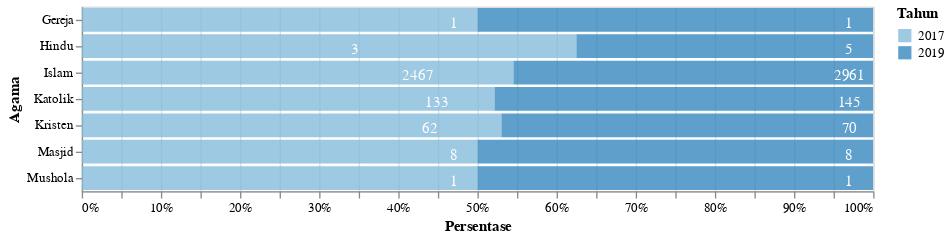

Notebook source saved alongside this figure:
### Markdown cell above
<h2> Kependudukan Berdasarkan Agama</h2>

### Code cell
df_2 = data('Agama')
plot2 = plot_1(df_2,'Persentase','Agama',600)
plot2

### Figure 1 — Vega-Lite specification as saved in the notebook (floating-point values rounded to 4 significant figures)
{"config": {"view": {"continuousWidth": 400, "continuousHeight": 300}}, "layer": [{"mark": {"type": "bar", "opacity": 0.8}, "encoding": {"color": {"condition": {"type": "ordinal", "field": "Tahun", "scale": {"scheme": "blues"}, "selection": "selector084"}, "value": "lightgray"}, "x": {"type": "quantitative", "axis": {"format": ".0%"}, "field": "N", "stack": "normalize", "title": "Persentase"}, "y": {"type": "ordinal", "field": "Keterangan", "title": "Agama"}}, "selection": {"selector084": {"type": "single", "encodings": ["y", "color"]}}}, {"mark": {"type": "text", "color": "white", "dx": -18, "dy": 3}, "encoding": {"detail": {"type": "ordinal", "field": "Tahun"}, "text": {"type": "ordinal", "field": "N"}, "tooltip": [{"type": "quantitative", "field": "Tahun"}, {"type": "nominal", "field": "Keterangan"}, {"type": "nominal", "field": "N"}, {"type": "nominal", "field": "Satuan"}], "x": {"type": "quantitative", "field": "N", "stack": "normalize"}, "y": {"type": "ordinal", "field": "Keterangan"}}, "selection": {"selector087": {"type": "interval", "bind": "scales", "encodings": ["x", "y"]}}}], "data": {"name": "data-50248103becf72c1d223767a31794841"}, "width": 600, "$schema": "https://vega.github.io/schema/vega-lite/v4.8.1.json", "datasets": {"data-50248103becf72c1d223767a31794841": [{"Tahun": 2017, "Kode": 1, "Data": "Kependudukan", "Kode Kategori": 1.4, "Kategori": "Agama", "Keterangan": "Islam", "N": "2961", "Satuan": "Orang"}, {"Tahun": 2017, "Kode": 1, "Data": "Kependudukan", "Kode Kategori": 1.4, "Kategori": "Agama", "Keterangan": "Kristen", "N": "70", "Satuan": "Orang"}, {"Tahun": 2017, "Kode": 1, "Data": "Kependudukan", "Kode Kategori": 1.4, "Kategori": "Agama", "Keterangan": "Katolik", "N": "145", "Satuan": "Orang"}, {"Tahun": 2017, "Kode": 1, "Data": "Kependudukan", "Kode Kategori": 1.4, "Kategori": "Agama", "Keterangan": "Hindu", "N": "5", "Satuan": "Orang"}, {"Tahun": 2017, "Kode": 1, "Data": "Kependudukan", "Kode Kategori": 1.4, "Kategori": "Agama", "Keterangan": "Budha", "N": null, "Satuan": "Orang"}, {"Tahun": 2017, "Kode": 7, "Data": "Bidang Pembangunan", "Kode Kategori": 7.1, "Kategori": "Agama", "Keterangan": "Masjid", "N": "8", "Satuan": "Unit"}, {"Tahun": 2017, "Kode": 7, "Data": "Bidang Pembangunan", "Kode Kategori": 7.1, "Kategori": "Agama", "Keterangan": "Mushola", "N": "1", "Satuan": "Unit"}, {"Tahun": 2017, "Kode": 7, "Data": "Bidang Pembangunan", "Kode Kategori": 7.1, "Kategori": "Agama", "Keterangan": "Gereja", "N": "1", "Satuan": "Unit"}, {"Tahun": 2017, "Kode": 7, "Data": "Bidang Pembangunan", "Kode Kategori": 7.1, "Kategori": "Agama", "Keterangan": "Vihara", "N": null, "Satuan": "Unit"}, {"Tahun": 2017, "Kode": 7, "Data": "Bidang Pembangunan", "Kode Kategori": 7.1, "Kategori": "Agama", "Keterangan": "Pura", "N": null, "Satuan": "Unit"}, {"Tahun": 2019, "Kode": 1, "Data": "Kependudukan", "Kode Kategori": 1.4, "Kategori": "Agama", "Keterangan": "Islam", "N": 2467.0, "Satuan": "Orang"}, {"Tahun": 2019, "Kode": 1, "Data": "Kependudukan", "Kode Kategori": 1.4, "Kategori": "Agama", "Keterangan": "Kristen", "N": 62.0, "Satuan": "Orang"}, {"Tahun": 2019, "Kode": 1, "Data": "Kependudukan", "Kode Kategori": 1.4, "Kategori": "Agama", "Keterangan": "Katolik", "N": 133.0, "Satuan": "Orang"}, {"Tahun": 2019, "Kode": 1, "Data": "Kependudukan", "Kode Kategori": 1.4, "Kategori": "Agama", "Keterangan": "Hindu", "N": 3.0, "Satuan": "Orang"}, {"Tahun": 2019, "Kode": 1, "Data": "Kependudukan", "Kode Kategori": 1.4, "Kategori": "Agama", "Keterangan": "Budha", "N": null, "Satuan": "Orang"}, {"Tahun": 2019, "Kode": 7, "Data": "Bidang Pembangunan", "Kode Kategori": 7.1, "Kategori": "Agama", "Keterangan": "Masjid", "N": 8.0, "Satuan": "Unit"}, {"Tahun": 2019, "Kode": 7, "Data": "Bidang Pembangunan", "Kode Kategori": 7.1, "Kategori": "Agama", "Keterangan": "Mushola", "N": 1.0, "Satuan": "Unit"}, {"Tahun": 2019, "Kode": 7, "Data": "Bidang Pembangunan", "Kode Kategori": 7.1, "Kategori": "Agama", "Keterangan": "Gereja", "N": 1.0, "Satuan": "Unit"}, {"Tahun": 2019, "Kode": 7, "Data": "Bidang Pembangunan", "Kode Kategori": 7.1, "Kategori": "Agama", "Keterangan": "Vihara", "N": null, "Satuan": "Unit"}, {"Tahun": 2019, "Kode": 7, "Data": "Bidang Pembangunan", "Kode Kategori": 7.1, "Kategori": "Agama", "Keterangan": "Pura", "N": null, "Satuan": "Unit"}]}}
